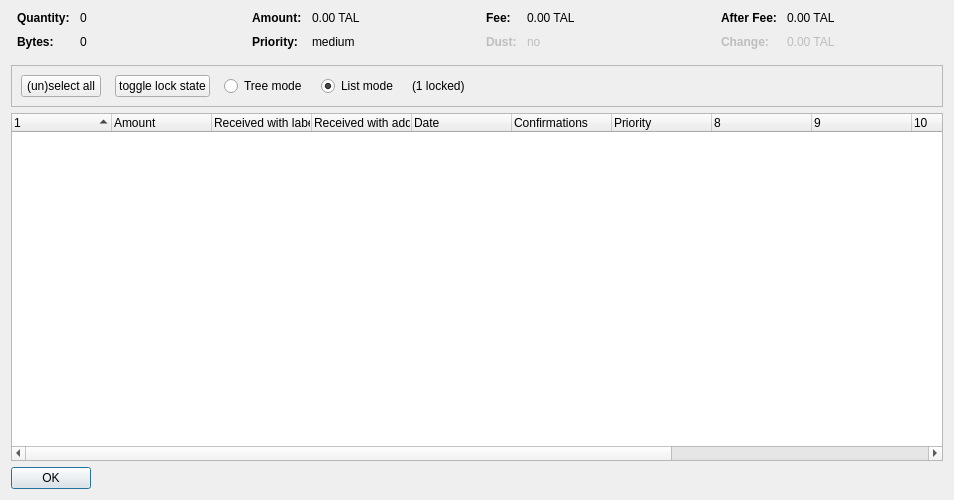
<?xml version="1.0" encoding="UTF-8"?>
<ui version="4.0">
 <class>CoinControlDialog</class>
 <widget class="QDialog" name="CoinControlDialog">
  <property name="geometry">
   <rect>
    <x>0</x>
    <y>0</y>
    <width>954</width>
    <height>500</height>
   </rect>
  </property>
  <property name="windowTitle">
   <string>Coin Selection</string>
  </property>
  <layout class="QVBoxLayout" name="verticalLayout">
   <item>
    <layout class="QHBoxLayout" name="horizontalLayoutTop" stretch="0,0,0,0">
     <property name="topMargin">
      <number>0</number>
     </property>
     <property name="bottomMargin">
      <number>10</number>
     </property>
     <item>
      <layout class="QFormLayout" name="formLayoutCoinControl1">
       <property name="horizontalSpacing">
        <number>10</number>
       </property>
       <property name="verticalSpacing">
        <number>10</number>
       </property>
       <property name="leftMargin">
        <number>6</number>
       </property>
       <property name="rightMargin">
        <number>6</number>
       </property>
       <item row="0" column="0">
        <widget class="QLabel" name="labelCoinControlQuantityText">
         <property name="font">
          <font>
           <weight>75</weight>
           <bold>true</bold>
          </font>
         </property>
         <property name="text">
          <string>Quantity:</string>
         </property>
        </widget>
       </item>
       <item row="0" column="1">
        <widget class="QLabel" name="labelCoinControlQuantity">
         <property name="cursor">
          <cursorShape>IBeamCursor</cursorShape>
         </property>
         <property name="contextMenuPolicy">
          <enum>Qt::ActionsContextMenu</enum>
         </property>
         <property name="text">
          <string notr="true">0</string>
         </property>
         <property name="textInteractionFlags">
          <set>Qt::LinksAccessibleByMouse|Qt::TextSelectableByKeyboard|Qt::TextSelectableByMouse</set>
         </property>
        </widget>
       </item>
       <item row="1" column="0">
        <widget class="QLabel" name="labelCoinControlBytesText">
         <property name="font">
          <font>
           <weight>75</weight>
           <bold>true</bold>
          </font>
         </property>
         <property name="text">
          <string>Bytes:</string>
         </property>
        </widget>
       </item>
       <item row="1" column="1">
        <widget class="QLabel" name="labelCoinControlBytes">
         <property name="cursor">
          <cursorShape>IBeamCursor</cursorShape>
         </property>
         <property name="contextMenuPolicy">
          <enum>Qt::ActionsContextMenu</enum>
         </property>
         <property name="text">
          <string notr="true">0</string>
         </property>
         <property name="textInteractionFlags">
          <set>Qt::LinksAccessibleByMouse|Qt::TextSelectableByKeyboard|Qt::TextSelectableByMouse</set>
         </property>
        </widget>
       </item>
      </layout>
     </item>
     <item>
      <layout class="QFormLayout" name="formLayoutCoinControl2">
       <property name="horizontalSpacing">
        <number>10</number>
       </property>
       <property name="verticalSpacing">
        <number>10</number>
       </property>
       <property name="leftMargin">
        <number>6</number>
       </property>
       <property name="rightMargin">
        <number>6</number>
       </property>
       <item row="0" column="0">
        <widget class="QLabel" name="labelCoinControlAmountText">
         <property name="font">
          <font>
           <weight>75</weight>
           <bold>true</bold>
          </font>
         </property>
         <property name="text">
          <string>Amount:</string>
         </property>
        </widget>
       </item>
       <item row="0" column="1">
        <widget class="QLabel" name="labelCoinControlAmount">
         <property name="cursor">
          <cursorShape>IBeamCursor</cursorShape>
         </property>
         <property name="contextMenuPolicy">
          <enum>Qt::ActionsContextMenu</enum>
         </property>
         <property name="text">
          <string notr="true">0.00 TAL</string>
         </property>
         <property name="textInteractionFlags">
          <set>Qt::LinksAccessibleByMouse|Qt::TextSelectableByKeyboard|Qt::TextSelectableByMouse</set>
         </property>
        </widget>
       </item>
       <item row="1" column="0">
        <widget class="QLabel" name="labelCoinControlPriorityText">
         <property name="font">
          <font>
           <weight>75</weight>
           <bold>true</bold>
          </font>
         </property>
         <property name="text">
          <string>Priority:</string>
         </property>
        </widget>
       </item>
       <item row="1" column="1">
        <widget class="QLabel" name="labelCoinControlPriority">
         <property name="cursor">
          <cursorShape>IBeamCursor</cursorShape>
         </property>
         <property name="contextMenuPolicy">
          <enum>Qt::ActionsContextMenu</enum>
         </property>
         <property name="text">
          <string>medium</string>
         </property>
         <property name="textInteractionFlags">
          <set>Qt::LinksAccessibleByMouse|Qt::TextSelectableByKeyboard|Qt::TextSelectableByMouse</set>
         </property>
        </widget>
       </item>
      </layout>
     </item>
     <item>
      <layout class="QFormLayout" name="formLayoutCoinControl3">
       <property name="horizontalSpacing">
        <number>10</number>
       </property>
       <property name="verticalSpacing">
        <number>10</number>
       </property>
       <property name="leftMargin">
        <number>6</number>
       </property>
       <property name="rightMargin">
        <number>6</number>
       </property>
       <item row="0" column="0">
        <widget class="QLabel" name="labelCoinControlFeeText">
         <property name="font">
          <font>
           <weight>75</weight>
           <bold>true</bold>
          </font>
         </property>
         <property name="text">
          <string>Fee:</string>
         </property>
        </widget>
       </item>
       <item row="0" column="1">
        <widget class="QLabel" name="labelCoinControlFee">
         <property name="cursor">
          <cursorShape>IBeamCursor</cursorShape>
         </property>
         <property name="contextMenuPolicy">
          <enum>Qt::ActionsContextMenu</enum>
         </property>
         <property name="text">
          <string notr="true">0.00 TAL</string>
         </property>
         <property name="textInteractionFlags">
          <set>Qt::LinksAccessibleByMouse|Qt::TextSelectableByKeyboard|Qt::TextSelectableByMouse</set>
         </property>
        </widget>
       </item>
       <item row="1" column="0">
        <widget class="QLabel" name="labelCoinControlLowOutputText">
         <property name="enabled">
          <bool>false</bool>
         </property>
         <property name="font">
          <font>
           <weight>75</weight>
           <bold>true</bold>
          </font>
         </property>
         <property name="text">
          <string>Dust:</string>
         </property>
        </widget>
       </item>
       <item row="1" column="1">
        <widget class="QLabel" name="labelCoinControlLowOutput">
         <property name="enabled">
          <bool>false</bool>
         </property>
         <property name="cursor">
          <cursorShape>IBeamCursor</cursorShape>
         </property>
         <property name="contextMenuPolicy">
          <enum>Qt::ActionsContextMenu</enum>
         </property>
         <property name="text">
          <string>no</string>
         </property>
         <property name="textInteractionFlags">
          <set>Qt::LinksAccessibleByMouse|Qt::TextSelectableByKeyboard|Qt::TextSelectableByMouse</set>
         </property>
        </widget>
       </item>
      </layout>
     </item>
     <item>
      <layout class="QFormLayout" name="formLayoutCoinControl4">
       <property name="horizontalSpacing">
        <number>10</number>
       </property>
       <property name="verticalSpacing">
        <number>10</number>
       </property>
       <property name="leftMargin">
        <number>6</number>
       </property>
       <property name="rightMargin">
        <number>6</number>
       </property>
       <item row="0" column="0">
        <widget class="QLabel" name="labelCoinControlAfterFeeText">
         <property name="font">
          <font>
           <weight>75</weight>
           <bold>true</bold>
          </font>
         </property>
         <property name="text">
          <string>After Fee:</string>
         </property>
        </widget>
       </item>
       <item row="0" column="1">
        <widget class="QLabel" name="labelCoinControlAfterFee">
         <property name="cursor">
          <cursorShape>IBeamCursor</cursorShape>
         </property>
         <property name="contextMenuPolicy">
          <enum>Qt::ActionsContextMenu</enum>
         </property>
         <property name="text">
          <string notr="true">0.00 TAL</string>
         </property>
         <property name="textInteractionFlags">
          <set>Qt::LinksAccessibleByMouse|Qt::TextSelectableByKeyboard|Qt::TextSelectableByMouse</set>
         </property>
        </widget>
       </item>
       <item row="1" column="0">
        <widget class="QLabel" name="labelCoinControlChangeText">
         <property name="enabled">
          <bool>false</bool>
         </property>
         <property name="font">
          <font>
           <weight>75</weight>
           <bold>true</bold>
          </font>
         </property>
         <property name="text">
          <string>Change:</string>
         </property>
        </widget>
       </item>
       <item row="1" column="1">
        <widget class="QLabel" name="labelCoinControlChange">
         <property name="enabled">
          <bool>false</bool>
         </property>
         <property name="cursor">
          <cursorShape>IBeamCursor</cursorShape>
         </property>
         <property name="contextMenuPolicy">
          <enum>Qt::ActionsContextMenu</enum>
         </property>
         <property name="text">
          <string notr="true">0.00 TAL</string>
         </property>
         <property name="textInteractionFlags">
          <set>Qt::LinksAccessibleByMouse|Qt::TextSelectableByKeyboard|Qt::TextSelectableByMouse</set>
         </property>
        </widget>
       </item>
      </layout>
     </item>
    </layout>
   </item>
   <item>
    <widget class="QFrame" name="frame">
     <property name="minimumSize">
      <size>
       <width>0</width>
       <height>40</height>
      </size>
     </property>
     <property name="frameShape">
      <enum>QFrame::StyledPanel</enum>
     </property>
     <property name="frameShadow">
      <enum>QFrame::Sunken</enum>
     </property>
     <layout class="QHBoxLayout" name="horizontalLayout">
      <item>
       <layout class="QHBoxLayout" name="horizontalLayoutPanel" stretch="0,0,0,0,0,0">
        <property name="spacing">
         <number>14</number>
        </property>
        <item>
         <widget class="QPushButton" name="pushButtonSelectAll">
          <property name="sizePolicy">
           <sizepolicy hsizetype="Maximum" vsizetype="Fixed">
            <horstretch>0</horstretch>
            <verstretch>0</verstretch>
           </sizepolicy>
          </property>
          <property name="text">
           <string>(un)select all</string>
          </property>
          <property name="autoDefault">
           <bool>false</bool>
          </property>
         </widget>
        </item>
        <item>
         <widget class="QPushButton" name="pushButtonToggleLock">
          <property name="sizePolicy">
           <sizepolicy hsizetype="Maximum" vsizetype="Fixed">
            <horstretch>0</horstretch>
            <verstretch>0</verstretch>
           </sizepolicy>
          </property>
          <property name="text">
           <string>toggle lock state</string>
          </property>
          <property name="autoDefault">
           <bool>false</bool>
          </property>
         </widget>
        </item>
        <item>
         <widget class="QRadioButton" name="radioTreeMode">
          <property name="sizePolicy">
           <sizepolicy hsizetype="Maximum" vsizetype="Fixed">
            <horstretch>0</horstretch>
            <verstretch>0</verstretch>
           </sizepolicy>
          </property>
          <property name="text">
           <string>Tree mode</string>
          </property>
         </widget>
        </item>
        <item>
         <widget class="QRadioButton" name="radioListMode">
          <property name="sizePolicy">
           <sizepolicy hsizetype="Maximum" vsizetype="Fixed">
            <horstretch>0</horstretch>
            <verstretch>0</verstretch>
           </sizepolicy>
          </property>
          <property name="text">
           <string>List mode</string>
          </property>
          <property name="checked">
           <bool>true</bool>
          </property>
         </widget>
        </item>
        <item>
         <widget class="QLabel" name="labelLocked">
          <property name="text">
           <string>(1 locked)</string>
          </property>
         </widget>
        </item>
        <item>
         <spacer name="horizontalSpacer">
          <property name="orientation">
           <enum>Qt::Horizontal</enum>
          </property>
          <property name="sizeHint" stdset="0">
           <size>
            <width>40</width>
            <height>20</height>
           </size>
          </property>
         </spacer>
        </item>
       </layout>
      </item>
     </layout>
    </widget>
   </item>
   <item>
    <widget class="CoinControlTreeWidget" name="treeWidget">
     <property name="contextMenuPolicy">
      <enum>Qt::CustomContextMenu</enum>
     </property>
     <property name="sortingEnabled">
      <bool>false</bool>
     </property>
     <property name="columnCount">
      <number>13</number>
     </property>
     <attribute name="headerShowSortIndicator" stdset="0">
      <bool>true</bool>
     </attribute>
     <attribute name="headerStretchLastSection">
      <bool>false</bool>
     </attribute>
     <column>
      <property name="text">
       <string/>
      </property>
     </column>
     <column>
      <property name="text">
       <string>Amount</string>
      </property>
     </column>
     <column>
      <property name="text">
       <string>Received with label</string>
      </property>
     </column>
     <column>
      <property name="text">
       <string>Received with address</string>
      </property>
     </column>
     <column>
      <property name="text">
       <string>Date</string>
      </property>
     </column>
     <column>
      <property name="text">
       <string>Confirmations</string>
      </property>
      <property name="toolTip">
       <string>Confirmed</string>
      </property>
     </column>
     <column>
      <property name="text">
       <string>Priority</string>
      </property>
     </column>
     <column>
      <property name="text">
       <string/>
      </property>
     </column>
     <column>
      <property name="text">
       <string/>
      </property>
     </column>
     <column>
      <property name="text">
       <string/>
      </property>
     </column>
     <column>
      <property name="text">
       <string/>
      </property>
     </column>
     <column>
      <property name="text">
       <string/>
      </property>
     </column>
    </widget>
   </item>
   <item>
    <widget class="QDialogButtonBox" name="buttonBox">
     <property name="sizePolicy">
      <sizepolicy hsizetype="Maximum" vsizetype="Fixed">
       <horstretch>0</horstretch>
       <verstretch>0</verstretch>
      </sizepolicy>
     </property>
     <property name="orientation">
      <enum>Qt::Horizontal</enum>
     </property>
     <property name="standardButtons">
      <set>QDialogButtonBox::Ok</set>
     </property>
    </widget>
   </item>
  </layout>
 </widget>
 <customwidgets>
  <customwidget>
   <class>CoinControlTreeWidget</class>
   <extends>QTreeWidget</extends>
   <header>coincontroltreewidget.h</header>
  </customwidget>
 </customwidgets>
 <resources/>
 <connections/>
</ui>
